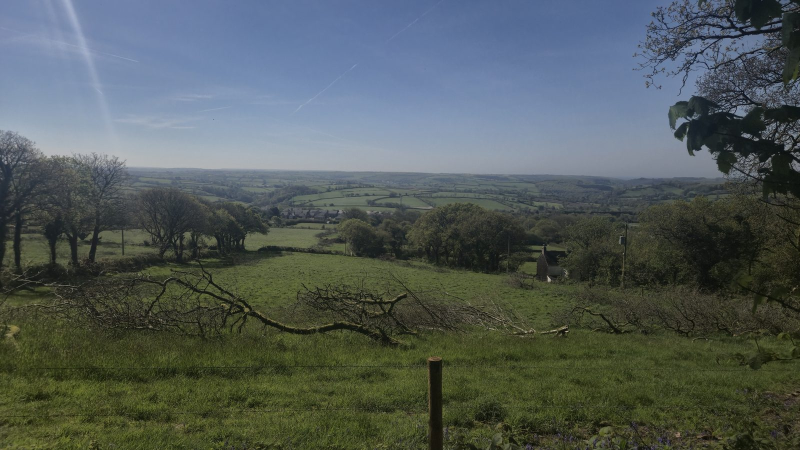
#> input picture assets/img/outdoors/ivybridge/01.jpg, 1600 x 900 px, found by its file name (shown at 1/2 size); its folder holds only this picture in this run
$ python prepare-photos.py
#> lines starting #> are read from the running program, lines starting #| are printed output that depends on the picture
"""
Prepare photographs for the Off the Desk page.

Usage:
    python tools/prepare-photos.py

Straight off a phone, these files are around 37 megapixels and 10 MB each. Nobody
is going to wait for that. This script:

  1. Copies every original into _photo-originals/ (git ignored) before touching it,
     so nothing is ever destroyed.
  2. Applies the EXIF rotation flag, so photos taken sideways are saved upright
     rather than relying on the browser to work it out.
  3. Writes two sizes: 1600px in place for the lightbox and 1100px into medium/
     for the carousels.
  4. Strips all EXIF on the way out. Phone photos can carry GPS coordinates, and
     a public page is the wrong place for them.

Safe to run again: it always works from _photo-originals/ when a backup exists,
so quality never degrades through repeated passes.

Needs Pillow:  python -m pip install pillow
"""

import pathlib
import shutil
import sys

from PIL import Image, ImageOps

SITE = pathlib.Path(__file__).resolve().parent.parent
PHOTOS = SITE / "assets" / "img" / "outdoors"
BACKUP = SITE / "_photo-originals"

FULL_EDGE = 1600
MEDIUM_EDGE = 1100
FULL_QUALITY = 82
MEDIUM_QUALITY = 80


def save(image, destination, long_edge, quality):
    out = image.copy()
    out.thumbnail((long_edge, long_edge), Image.LANCZOS)
    if out.mode not in ("RGB", "L"):
        out = out.convert("RGB")
    destination.parent.mkdir(parents=True, exist_ok=True)
    # exif is not passed on, so nothing from the camera survives into the file
    out.save(destination, "JPEG", quality=quality, optimize=True, progressive=True)
    return out.size, destination.stat().st_size


def main():
    if not PHOTOS.exists():
        sys.exit(f"no photo folder at {PHOTOS}")

    total_before = total_after = 0
    for group in sorted(p for p in PHOTOS.iterdir() if p.is_dir() and p.name != "medium"):
        originals = sorted(group.glob("*.jpg"))
        if not originals:
            continue
        print(f"\n{group.name}")
        for photo in originals:
            backup = BACKUP / group.name / photo.name
            if backup.exists():
                source = backup           # already backed up, work from the original
            else:
                backup.parent.mkdir(parents=True, exist_ok=True)
                shutil.copy2(photo, backup)
                source = backup

            before = photo.stat().st_size
            with Image.open(source) as im:
#> im is the input picture: PIL image 1600x900 RGB; mean R, G, B 81.7, 90.8, 88.6
                im = ImageOps.exif_transpose(im)     # honour the rotation flag
                full_size, full_bytes = save(im, photo, FULL_EDGE, FULL_QUALITY)
#> full_size = (1600, 900); full_bytes = 261672
                mid_size, mid_bytes = save(im, group / "medium" / photo.name, MEDIUM_EDGE, MEDIUM_QUALITY)
#> call 2 of save, with long_edge = 1100, quality = 80
#> in save (call 2), `out.thumbnail((long_edge, long_edge), Image.LANCZOS)`:
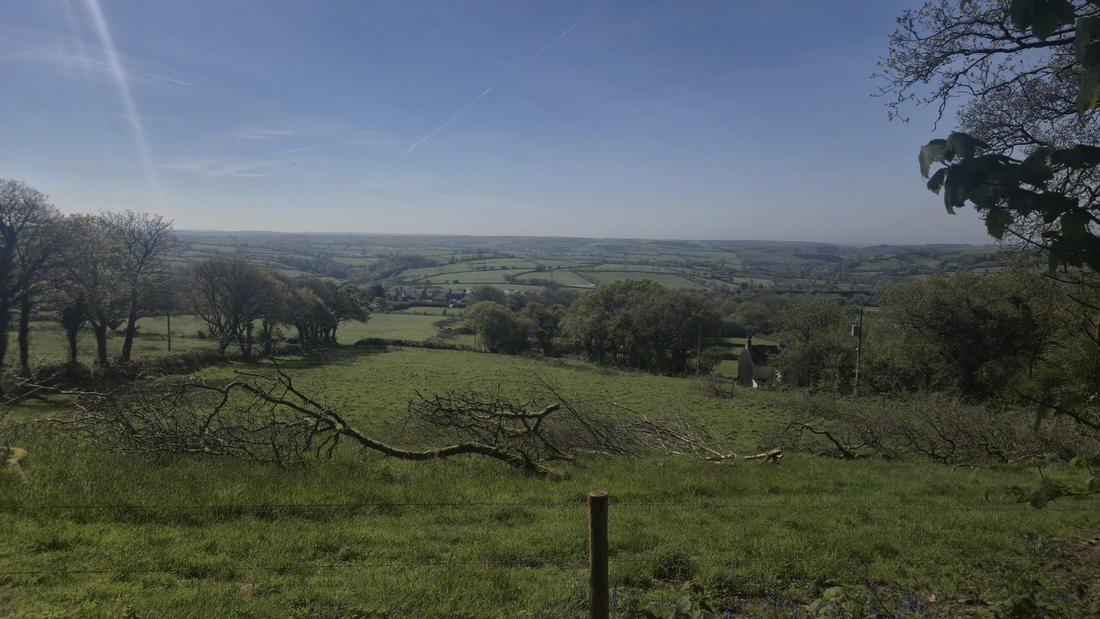
#> out: PIL image 1100x619 RGB; mean R, G, B 81.7, 90.8, 88.6
#> mid_size = (1100, 619); mid_bytes = 110833

            total_before += before
            total_after += full_bytes + mid_bytes
#> total_after = 372505
            print(
                f"  {photo.name}  {before / 1048576:5.1f} MB  ->  "
                f"full {full_size[0]}x{full_size[1]} {full_bytes / 1024:4.0f} KB  "
                f"medium {mid_bytes / 1024:4.0f} KB"
            )
#|   01.jpg    0.2 MB  ->  full 1600x900  256 KB  medium  108 KB

    print(
        f"\ntotal {total_before / 1048576:.0f} MB -> {total_after / 1048576:.1f} MB "
        f"({total_after / total_before * 100:.1f}% of the original)"
    )
#| total 0 MB -> 0.4 MB (142.4% of the original)
    print(f"originals kept in {BACKUP}")


if __name__ == "__main__":
    main()
